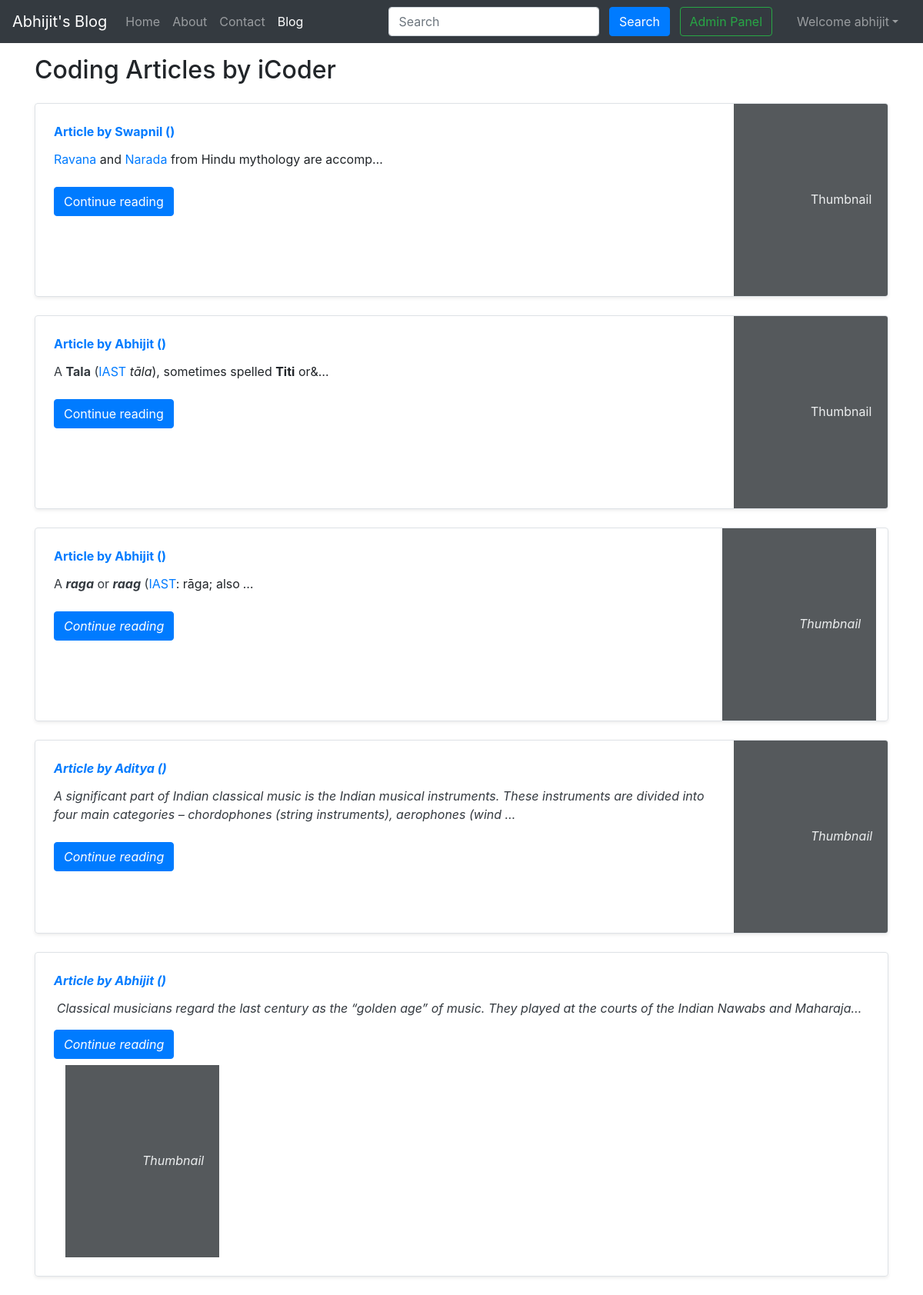
Page /blog/ (signed in) on the committed database.
### blog/models.py (models this page shows, shortened)
class Post(models.Model):
    sno=models.AutoField(primary_key=True)
    title=models.CharField(max_length=255)
    author=models.CharField(max_length=14)
    slug=models.CharField(max_length=130)
    timeStamp=models.DateTimeField(blank=True)
    content=models.TextField()

### blog/views.py (the view)
# urls.py: path('',views.blogHome, name='blogHome'),
def blogHome(request):
    allPosts= Post.objects.all()
    context={'allPosts': allPosts}
    return render(request, "blog/blogHome.html", context)

### templates/blog/bloghome.html (shortened to what this page needs)
{% extends 'base.html' %}
{% block blogactive %} active {% endblock blogactive %}
{% block body %}
<div class="container my-3">
    <h2>Coding Articles by iCoder</h2>
    {% for post in allPosts  %}
    <div class="row no-gutters border rounded overflow-hidden flex-md-row mb-4 shadow-sm h-md-250 my-4 position-relative">
        <div class="col p-4 d-flex flex-column position-static">
            <strong class="d-inline-block mb-2 text-primary">Article  by {{post.author}} ({{post.views}})</strong>
            <h3 class="mb-0"><a class="text-dark" href="/blog/{{post.slug}}"{{post.title}} </a> </h3>
            <p class="card-text mb-auto">{{post.content|safe |truncatechars:200}}</p>
            <div class="my-2">
            	<a href="/blog/{{post.slug}}" role="button" class="btn btn-primary">Continue reading</a>
            </div>
        </div>
        <div class="col-auto d-none d-lg-block">
            <svg class="bd-placeholder-img" width="200" height="250" xmlns="http://www.w3.org/2000/svg" preserveAspectRatio="xMidYMid slice" focusable="false" role="img" aria-label="Placeholder: Thumbnail">
                <rect width="100%" height="100%" fill="#55595c"></rect><text x="50%" y="50%" fill="#eceeef" dy=".3em">Thumbnail</text>
            </svg>
        </div>
        </div>
        {% endfor %}
    </div>
 {% endblock %}

### templates/base.html (shortened to what this page needs)
<!doctype html>
<html lang="en">
  <head>
    <link rel="stylesheet" href="https://stackpath.bootstrapcdn.com/bootstrap/4.5.2/css/bootstrap.min.css">
  </head>
  <body>
    <nav class="navbar navbar-expand-lg navbar-dark bg-dark">
        <a class="navbar-brand" href="/">Abhijit's Blog</a>
        <div class="collapse navbar-collapse" id="navbarSupportedContent">
          <ul class="navbar-nav mr-auto">
            <li class="nav-item {% block homeactive %}  {% endblock homeactive %}">
              <a class="nav-link" href="/">Home <span class="sr-only">(current)</span></a>
            </li>
            <li class="nav-item {% block aboutactive %}  {% endblock aboutactive %}" >
              <a class="nav-link" href="/about">About</a>
            </li>
            <li class="nav-item {% block contactactive %}  {% endblock contactactive %} ">
              <a class="nav-link" href="/contact">Contact</a>
            </li>
            <li class="nav-item {% block blogactive %}  {% endblock blogactive %} ">
              <a class="nav-link" href="/blog">Blog</a>
            </li>
          </ul>
          <div class="ml-auto form-inline ">
          <form method="get" action="/search"class="my-2 my-lg-0 mx-3">
            <input class="form-control mr-sm-2" type="search" placeholder="Search" aria-label="Search" name="query" id="query">
            <button class="btn btn-primary my-2 my-sm-0 " type="submit">Search</button>
            <a href="/admin" role="button" target="_blank" class="btn btn-outline-success m-2 my-sm-0"> Admin Panel </a>
          </form>
{% if user.is_authenticated %}
<ul class="navbar-nav mr-2">
<li class="nav-item dropdown">
<a class="nav-link dropdown-toggle" href='#' id="navbarDropdown" role="button" data-toggle="dropdown"> Welcome {{request.user}}</a>
      </li>
      </ul>
      </div>
{% endif %}
        </div>
      </nav>
      {% block body %}  {% endblock body %}
  </body>
</html>

### rows in the picture
Post: author "Swapnil", content "Ravana and Narada from Hindu mythology are accomp…"
Post: author "Abhijit", content "A Tala ( IAST tāla ), sometimes spelled Titi or&…"
Post: author "Abhijit", content "A raga or raag ( IAST : rāga; also …"
Post: author "Aditya", content "A significant part of Indian classical music is the Indian musical instruments. These instruments are divided into four main categories – chordophones (string instruments), aerophones (wind …"
Post: author "Abhijit", content "Classical musicians regard the last century as the “golden age” of music. They played at the courts of the Indian Nawabs and Maharaja…"

### other values in the picture
{{ request.user }} "abhijit"
